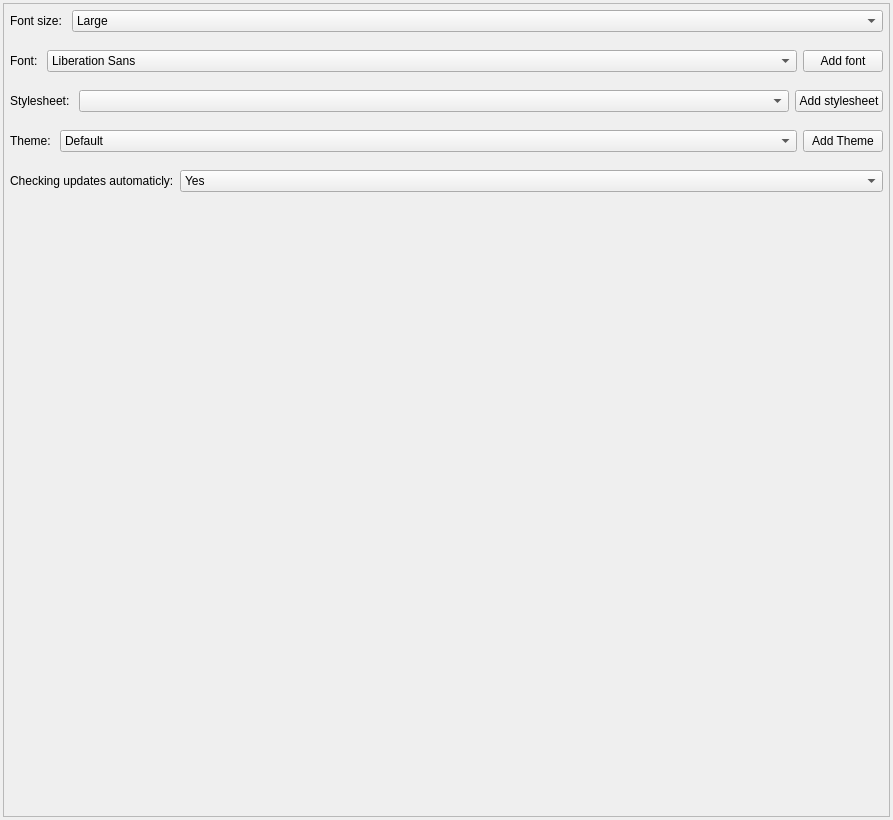
<?xml version="1.0" encoding="UTF-8"?>
<ui version="4.0">
 <class>generalPage</class>
 <widget class="QWidget" name="generalPage">
  <property name="geometry">
   <rect>
    <x>0</x>
    <y>0</y>
    <width>893</width>
    <height>820</height>
   </rect>
  </property>
  <property name="windowTitle">
   <string>Form</string>
  </property>
  <layout class="QVBoxLayout" name="mainLayout">
   <property name="spacing">
    <number>3</number>
   </property>
   <property name="leftMargin">
    <number>3</number>
   </property>
   <property name="topMargin">
    <number>3</number>
   </property>
   <property name="rightMargin">
    <number>3</number>
   </property>
   <property name="bottomMargin">
    <number>3</number>
   </property>
   <item>
    <widget class="QScrollArea" name="generalScrollArea">
     <property name="horizontalScrollBarPolicy">
      <enum>Qt::ScrollBarAlwaysOff</enum>
     </property>
     <property name="widgetResizable">
      <bool>true</bool>
     </property>
     <widget class="QWidget" name="generalScrollContent">
      <property name="geometry">
       <rect>
        <x>0</x>
        <y>0</y>
        <width>885</width>
        <height>812</height>
       </rect>
      </property>
      <layout class="QVBoxLayout" name="generalScrollLayout">
       <property name="leftMargin">
        <number>0</number>
       </property>
       <property name="topMargin">
        <number>0</number>
       </property>
       <property name="rightMargin">
        <number>0</number>
       </property>
       <property name="bottomMargin">
        <number>0</number>
       </property>
       <item>
        <layout class="QHBoxLayout" name="fontSizeLayout" stretch="0,1">
         <property name="leftMargin">
          <number>6</number>
         </property>
         <property name="topMargin">
          <number>6</number>
         </property>
         <property name="rightMargin">
          <number>6</number>
         </property>
         <property name="bottomMargin">
          <number>6</number>
         </property>
         <item>
          <widget class="QLabel" name="fontSizeLabel">
           <property name="sizePolicy">
            <sizepolicy hsizetype="Preferred" vsizetype="Fixed">
             <horstretch>0</horstretch>
             <verstretch>0</verstretch>
            </sizepolicy>
           </property>
           <property name="text">
            <string>Font size: </string>
           </property>
          </widget>
         </item>
         <item>
          <widget class="QComboBox" name="fontSizeComboBox">
           <item>
            <property name="text">
             <string>Large</string>
            </property>
           </item>
           <item>
            <property name="text">
             <string>Medium (recommended)</string>
            </property>
           </item>
           <item>
            <property name="text">
             <string>Small</string>
            </property>
           </item>
          </widget>
         </item>
        </layout>
       </item>
       <item>
        <layout class="QHBoxLayout" name="fontLayout" stretch="0,1,0">
         <property name="leftMargin">
          <number>6</number>
         </property>
         <property name="topMargin">
          <number>6</number>
         </property>
         <property name="rightMargin">
          <number>6</number>
         </property>
         <property name="bottomMargin">
          <number>6</number>
         </property>
         <item>
          <widget class="QLabel" name="fontLabel">
           <property name="sizePolicy">
            <sizepolicy hsizetype="Preferred" vsizetype="Fixed">
             <horstretch>0</horstretch>
             <verstretch>0</verstretch>
            </sizepolicy>
           </property>
           <property name="text">
            <string>Font: </string>
           </property>
          </widget>
         </item>
         <item>
          <widget class="QFontComboBox" name="fontComboBox">
           <property name="sizePolicy">
            <sizepolicy hsizetype="Preferred" vsizetype="Fixed">
             <horstretch>0</horstretch>
             <verstretch>0</verstretch>
            </sizepolicy>
           </property>
           <property name="editable">
            <bool>false</bool>
           </property>
           <property name="frame">
            <bool>true</bool>
           </property>
          </widget>
         </item>
         <item>
          <widget class="QPushButton" name="fontAddButton">
           <property name="sizePolicy">
            <sizepolicy hsizetype="Preferred" vsizetype="Preferred">
             <horstretch>0</horstretch>
             <verstretch>0</verstretch>
            </sizepolicy>
           </property>
           <property name="text">
            <string>Add font</string>
           </property>
          </widget>
         </item>
        </layout>
       </item>
       <item>
        <layout class="QHBoxLayout" name="stylesheetLayout" stretch="0,1,0">
         <property name="leftMargin">
          <number>6</number>
         </property>
         <property name="topMargin">
          <number>6</number>
         </property>
         <property name="rightMargin">
          <number>6</number>
         </property>
         <property name="bottomMargin">
          <number>6</number>
         </property>
         <item>
          <widget class="QLabel" name="stylesheetLabel">
           <property name="sizePolicy">
            <sizepolicy hsizetype="Preferred" vsizetype="Fixed">
             <horstretch>0</horstretch>
             <verstretch>0</verstretch>
            </sizepolicy>
           </property>
           <property name="text">
            <string>Stylesheet: </string>
           </property>
          </widget>
         </item>
         <item>
          <widget class="QComboBox" name="stylesheetComboBox">
           <property name="sizePolicy">
            <sizepolicy hsizetype="Preferred" vsizetype="Fixed">
             <horstretch>0</horstretch>
             <verstretch>0</verstretch>
            </sizepolicy>
           </property>
          </widget>
         </item>
         <item>
          <widget class="QPushButton" name="stylesheetButton">
           <property name="sizePolicy">
            <sizepolicy hsizetype="Preferred" vsizetype="Preferred">
             <horstretch>0</horstretch>
             <verstretch>0</verstretch>
            </sizepolicy>
           </property>
           <property name="text">
            <string>Add stylesheet</string>
           </property>
          </widget>
         </item>
        </layout>
       </item>
       <item>
        <layout class="QHBoxLayout" name="themeLayout" stretch="0,1,0">
         <property name="leftMargin">
          <number>6</number>
         </property>
         <property name="topMargin">
          <number>6</number>
         </property>
         <property name="rightMargin">
          <number>6</number>
         </property>
         <property name="bottomMargin">
          <number>6</number>
         </property>
         <item>
          <widget class="QLabel" name="themeLabel">
           <property name="sizePolicy">
            <sizepolicy hsizetype="Preferred" vsizetype="Fixed">
             <horstretch>0</horstretch>
             <verstretch>0</verstretch>
            </sizepolicy>
           </property>
           <property name="text">
            <string>Theme: </string>
           </property>
          </widget>
         </item>
         <item>
          <widget class="QComboBox" name="themeComboBox">
           <property name="sizePolicy">
            <sizepolicy hsizetype="Preferred" vsizetype="Fixed">
             <horstretch>0</horstretch>
             <verstretch>0</verstretch>
            </sizepolicy>
           </property>
           <item>
            <property name="text">
             <string>Default</string>
            </property>
           </item>
           <item>
            <property name="text">
             <string>Dark</string>
            </property>
           </item>
           <item>
            <property name="text">
             <string>Light</string>
            </property>
           </item>
          </widget>
         </item>
         <item>
          <widget class="QPushButton" name="themeAddButton">
           <property name="sizePolicy">
            <sizepolicy hsizetype="Preferred" vsizetype="Preferred">
             <horstretch>0</horstretch>
             <verstretch>0</verstretch>
            </sizepolicy>
           </property>
           <property name="text">
            <string>Add Theme</string>
           </property>
          </widget>
         </item>
        </layout>
       </item>
       <item>
        <layout class="QHBoxLayout" name="checkUpdatesLayout" stretch="0,1">
         <property name="leftMargin">
          <number>6</number>
         </property>
         <property name="topMargin">
          <number>6</number>
         </property>
         <property name="rightMargin">
          <number>6</number>
         </property>
         <property name="bottomMargin">
          <number>6</number>
         </property>
         <item>
          <widget class="QLabel" name="checkUpdatesLabel">
           <property name="sizePolicy">
            <sizepolicy hsizetype="Preferred" vsizetype="Fixed">
             <horstretch>0</horstretch>
             <verstretch>0</verstretch>
            </sizepolicy>
           </property>
           <property name="text">
            <string>Checking updates automaticly:</string>
           </property>
          </widget>
         </item>
         <item>
          <widget class="QComboBox" name="checkUpdatesComboBox">
           <property name="maxVisibleItems">
            <number>2</number>
           </property>
           <property name="maxCount">
            <number>2</number>
           </property>
           <item>
            <property name="text">
             <string>Yes</string>
            </property>
           </item>
           <item>
            <property name="text">
             <string>No</string>
            </property>
           </item>
          </widget>
         </item>
        </layout>
       </item>
       <item>
        <spacer name="layoutSpacer">
         <property name="orientation">
          <enum>Qt::Vertical</enum>
         </property>
         <property name="sizeHint" stdset="0">
          <size>
           <width>20</width>
           <height>40</height>
          </size>
         </property>
        </spacer>
       </item>
      </layout>
     </widget>
    </widget>
   </item>
  </layout>
 </widget>
 <resources/>
 <connections/>
</ui>
